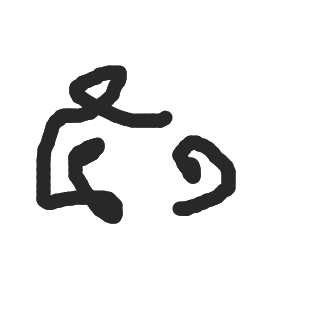
#> input picture thai-digit-recognition/webapp/saved_drawings/drawing_20260510_215745_984602.png, 320 x 320 px
$ python -i generate_dataset.py   (imports and definitions only)
#> lines starting #> are read from the running program, lines starting #| are printed output that depends on the picture
#> further down, picture is the input picture: PIL image 320x320 L; min 39, max 255, mean 234.6
"""
Generate Thai digit dataset (51-55).
Uses the SAME preprocessing as the web app (crop-to-content → square → resize)
so training images match what the model sees at inference time.

Image pipeline:
  render large (96x96) → crop tight to ink → pad to square → resize 32x32
"""

import numpy as np
from PIL import Image, ImageDraw, ImageFont, ImageFilter, ImageEnhance
import os
import random

THAI_DIGITS = {51: '๕๑', 52: '๕๒', 53: '๕๓', 54: '๕๔', 55: '๕๕'}

IMG_SIZE          = 32
RENDER_SIZE       = 96          # render large, then crop — more detail
SAMPLES_PER_CLASS = 100
TRAIN_RATIO       = 0.8

OUTPUT_DIR = os.path.dirname(os.path.abspath(__file__))

THAI_FONT_PATHS = [
    "C:/Windows/Fonts/THSarabunNew.ttf",
    "C:/Windows/Fonts/THSarabunNew Bold.ttf",
    "C:/Windows/Fonts/cordia.ttf",
    "C:/Windows/Fonts/Cordia New.ttf",
    "C:/Windows/Fonts/CordiaNew.ttf",
    "C:/Windows/Fonts/angsa.ttf",
    "C:/Windows/Fonts/AngsanaNew.ttf",
    "C:/Windows/Fonts/upcil.ttf",
    "C:/Windows/Fonts/Leelawad.ttf",
    "C:/Windows/Fonts/leelawad.ttf",
    "C:/Windows/Fonts/Tahoma.ttf",
    "C:/Windows/Fonts/Arial Unicode MS.ttf",
    "/usr/share/fonts/truetype/thai/Garuda.ttf",
    "/usr/share/fonts/truetype/tlwg/Garuda.ttf",
    "/usr/share/fonts/truetype/tlwg/Norasi.ttf",
    "/Library/Fonts/Thonburi.ttf",
]


# ── Shared preprocessing (identical to webapp/app.py) ─────────────────────────
# [26 lines left out: function preprocess_for_model, not called in this run]


# ── Font helpers ───────────────────────────────────────────────────────────────
def get_thai_fonts():
    return [f for f in THAI_FONT_PATHS if os.path.exists(f)]


# [9 lines left out: function font_renders_thai, not called in this run]


# ── Augmentation ───────────────────────────────────────────────────────────────
def augment(img: Image.Image) -> Image.Image:
    """Light augmentation — applied BEFORE preprocessing so crop still works."""
    # Slight rotation
    angle = random.uniform(-18, 18)
    img = img.rotate(angle, fillcolor=255, resample=Image.BICUBIC)
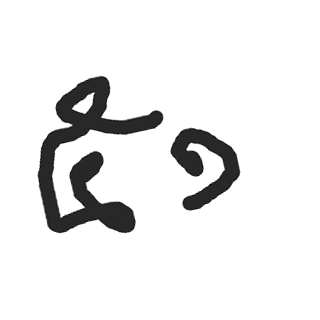
#> img: PIL image 320x320 L; min 0, max 255, mean 234.4
    # Noise
    arr   = np.array(img, dtype=np.float32)
    noise = np.random.normal(0, random.uniform(0, 10), arr.shape)
    arr   = np.clip(arr + noise, 0, 255).astype(np.uint8)
    img   = Image.fromarray(arr)
    # Blur
    if random.random() < 0.4:
        img = img.filter(ImageFilter.GaussianBlur(radius=random.uniform(0.3, 0.9)))
    # Brightness / contrast
    img = ImageEnhance.Brightness(img).enhance(random.uniform(0.8, 1.2))
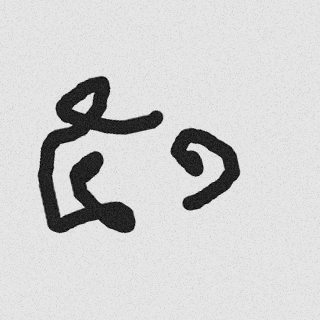
#> img: PIL image 320x320 L; min 0, max 230, mean 208.7
    img = ImageEnhance.Contrast(img).enhance(random.uniform(0.9, 1.4))
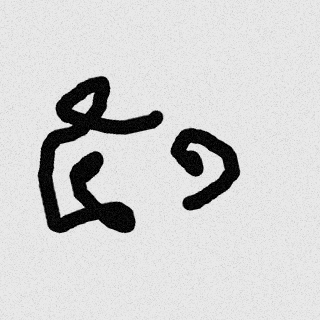
#> img: PIL image 320x320 L; min 0, max 233, mean 208.3
    return img


# ── Font-based rendering ───────────────────────────────────────────────────────
# [29 lines left out: function make_font_image, not called in this run]


# ── Stroke-based rendering (handwriting simulation) ───────────────────────────
# Strokes defined in normalised [0,1] space for each Thai character
THAI_STROKES = {
    '๑': [
        [(0.50, 0.12), (0.50, 0.88)],
        [(0.34, 0.28), (0.50, 0.12), (0.64, 0.26), (0.52, 0.38)],
    ],
    '๒': [
        [(0.36, 0.24), (0.56, 0.14), (0.70, 0.28), (0.62, 0.44),
         (0.40, 0.58), (0.32, 0.72), (0.34, 0.84), (0.68, 0.86)],
    ],
    '๓': [
        [(0.66, 0.18), (0.44, 0.13), (0.28, 0.28), (0.38, 0.44),
         (0.58, 0.50), (0.68, 0.62), (0.54, 0.76), (0.32, 0.82),
         (0.28, 0.72)],
    ],
    '๔': [
        # เส้นทแยงซ้ายบนลงขวาล่าง
        [(0.65, 0.12), (0.28, 0.55)],
        # เส้นแนวนอนตัดกลาง
        [(0.22, 0.55), (0.72, 0.55)],
        # เส้นตั้งขวา ลงยาว
        [(0.60, 0.12), (0.60, 0.88)],
        # หางล่างขวา
        [(0.48, 0.72), (0.72, 0.72)],
    ],
    '๕': [
        # หัวแบน + ก้านซ้าย
        [(0.68, 0.14), (0.32, 0.14)],
        # ก้านซ้ายลงมา + วนขวา
        [(0.32, 0.14), (0.28, 0.38), (0.48, 0.34),
         (0.68, 0.44), (0.66, 0.62), (0.50, 0.76),
         (0.30, 0.70), (0.24, 0.54)],
    ],
}


# [79 lines left out: functions draw_strokes_img, make_stroke_image, generate_dataset, not called in this run]


# [4 lines not run here, left out]

>>> from PIL import Image
>>> picture = Image.open('../webapp/saved_drawings/drawing_20260510_215745_984602.png')
>>> result = augment(picture)
